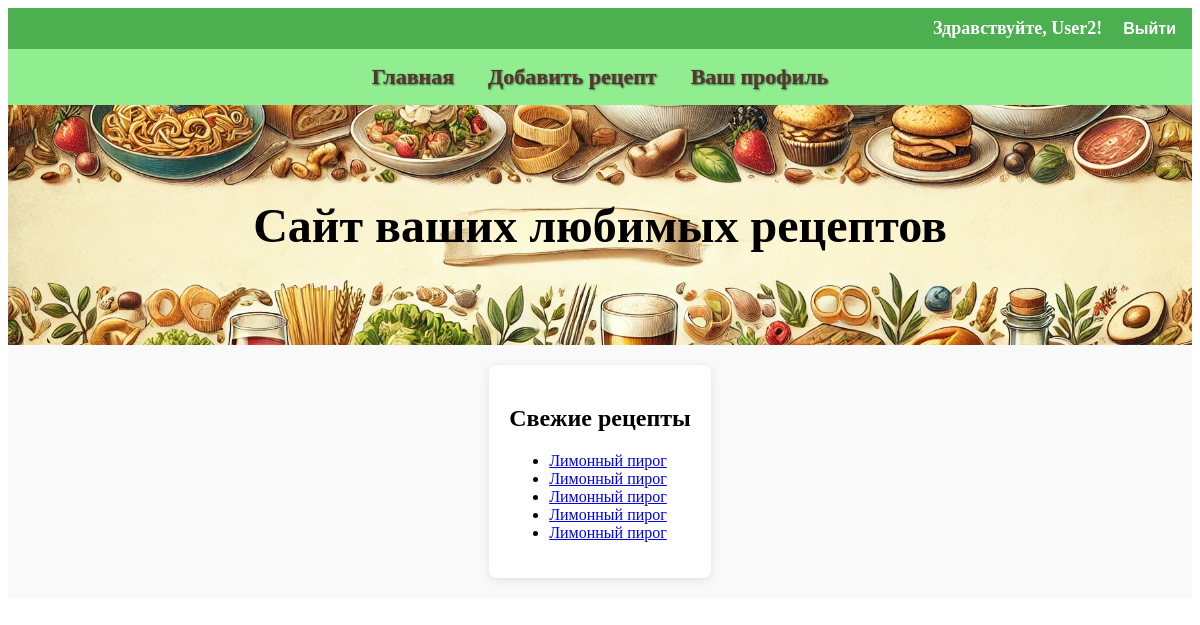
Screenshot of / (signed in) with the database file from the repository.
### recipe_app/models.py (models this page shows, shortened)
class Recipe(models.Model):
    title = models.CharField(max_length=100, verbose_name="Название блюда")
    description = models.TextField(verbose_name="Описание")
    preparation_steps = models.TextField(verbose_name="Шаги приготовления")
    preparation_time = models.PositiveIntegerField(verbose_name="Время приготовления в минутах")
    image = models.ImageField(upload_to='recipes/images/', verbose_name="Добавьте фото")
    author = models.ForeignKey(User, on_delete=models.CASCADE, verbose_name="Автор")
    categories = models.ManyToManyField(Category, through='RecipeCategory', verbose_name="Категория")
    ingredients = models.TextField(blank=True, null=True, verbose_name="Ингредиенты")

### recipe_app/views.py (the view)
# urls.py: path('', recipe_list, name='recipe_list'),
def recipe_list(request):
    recipes = Recipe.objects.order_by('-id').distinct()[:5]
    return render(request, 'recipes/recipe_list.html', {'recipes': recipes})

### recipe_app/templates/recipes/recipe_list.html (shortened to what this page needs)
{% extends 'base.html' %}
{% block content %}
<h2>Свежие рецепты</h2>
<ul>
    {% for recipe in recipes %}
        <li><a href="{% url 'recipe_detail' recipe.id %}">{{ recipe.title }}</a></li>
    {% endfor %}
</ul>
{% endblock %}

### recipe_app/templates/base.html (shortened to what this page needs)
<!DOCTYPE html>
<html lang="ru">
{% load static %}
<head>
    <link rel="stylesheet" type="text/css" href="{% static 'styles.css' %}">
</head>
<body>
    <div class="top-bar">
        <div class="user-info">
            {% if user.is_authenticated %}
                <p>Здравствуйте, {{ user.username }}!</p>
                <form action="{% url 'logout' %}" method="post">
                    <button type="submit">Выйти</button>
                </form>
            {% else %}
                <p><a href="{% url 'login' %}">Войти</a> | <a href="{% url 'register' %}">Зарегистрироваться</a></p>
            {% endif %}
        </div>
    </div>
    <header>
        <nav>
            <a href="{% url 'recipe_list' %}">Главная</a>
            <a href="{% url 'add_recipe' %}">Добавить рецепт</a>
            {% if user.is_authenticated %}
                <a href="{% url 'profile' %}">Ваш профиль</a>
            {% endif %}
        </nav>
    </header>
    {% if request.path == '/' %}
    <div class="site-title">
        <h1>Сайт ваших любимых рецептов</h1>
    </div>
    {% endif %}
    <div class="content-container">
        <div class="content">
            <main>
                {% block content %}{% endblock %}
            </main>
        </div>
    </div>
</body>
</html>

### recipe_app/static/styles.css (style rules this page uses)
.content-container { display: flex; justify-content: center; background-color: #f9f9f9; padding: 20px; }
.content { max-width: 800px; background-color: white; padding: 20px; border-radius: 8px; box-shadow: 0 2px 10px rgba(0, 0, 0, 0.1); }
form { display: flex; flex-wrap: wrap; gap: 20px; justify-content: space-between; }
.top-bar { background-color: #4CAF50; color: white; padding: 10px; display: flex; justify-content: flex-end; align-items: center; }
.top-bar .user-info { display: flex; gap: 15px; align-items: center; }
.top-bar p { font-size: 18px; font-weight: bold; margin: 0; }
.top-bar form { display: inline; margin: 0; }
.top-bar button { background: none; border: none; color: white; cursor: pointer; font-size: 16px; font-weight: bold; }
header { padding: 15px; text-align: center; background-color: #90EE90; }
nav a { margin: 0 15px; text-decoration: none; color: #5c3530; font-weight: bold; font-size: 22px; text-shadow: 1px 1px 2px rgba(0, 0, 0, 0.5); -webkit-text-stroke: 1px rgba(0, 0, 0, 0.1); }
.site-title { position: relative; padding: 20px; font-size: 24px; height: 200px; background-size: cover; background-position: center; display: flex; justify-content: center; align-items: center; }

### rows the page displays
Recipe: title "Лимонный пирог"
Recipe: title "Лимонный пирог"
Recipe: title "Лимонный пирог"
Recipe: title "Лимонный пирог"
Recipe: title "Лимонный пирог"

### other values shown
{{ user.username }} "User2"
